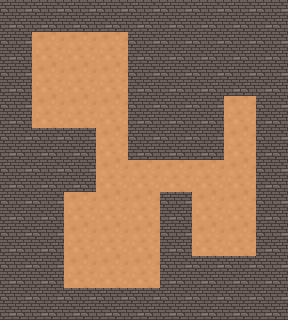

This is a level from a 2D game, rendered from its Tiled map with the project's own tilesets. A one-line summary and the complete map file follow:
An orthogonal 9x10 tile map with 32x32 px tiles, 1 tile layer (Прошарок плиток 1).

<map version="1.10" tiledversion="1.10.2" orientation="orthogonal" renderorder="left-up" width="9" height="10" tilewidth="32" tileheight="32" infinite="0" nextlayerid="2" nextobjectid="1">
 <tileset firstgid="1" source="Підлога.tsx" />
 <layer id="1" name="Прошарок плиток 1" width="9" height="10">
  <data encoding="csv">
2,2,2,2,2,2,2,2,2,
2,1,1,1,2,2,2,2,2,
2,1,1,1,2,2,2,2,2,
2,1,1,1,2,2,2,1,2,
2,2,2,1,2,2,2,1,2,
2,2,2,1,1,1,1,1,2,
2,2,1,1,1,2,1,1,2,
2,2,1,1,1,2,1,1,2,
2,2,1,1,1,2,2,2,2,
2,2,2,2,2,2,2,2,2
</data>
 </layer>
</map>
